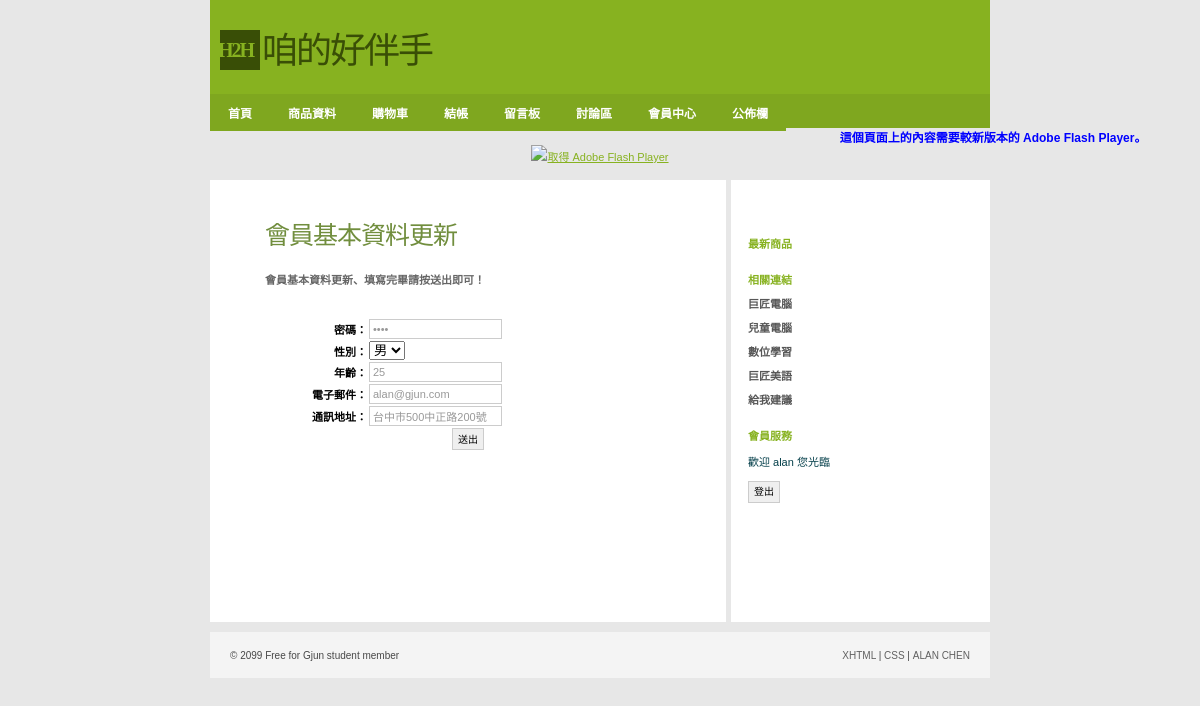
The page /Shop/modifydata.php (signed in) on the database as committed earlier.
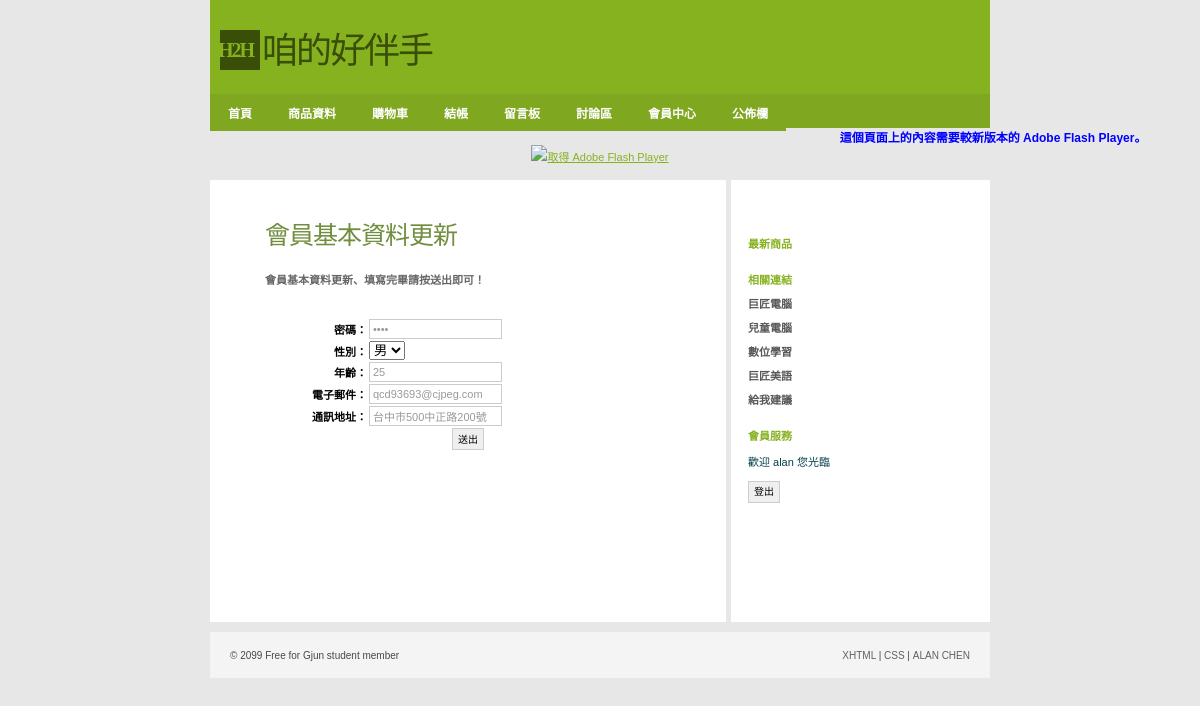
The same page on the database as committed later.
### tables this page shows
CREATE TABLE `user` (
  `userid` varchar(20) NOT NULL COMMENT '會員帳號',
  `password` varchar(20) NOT NULL COMMENT '密碼',
  `sex` enum('F','M') NOT NULL DEFAULT 'F' COMMENT '性別',
  `age` int(11) NOT NULL COMMENT '年齡',
  `mail` varchar(50) DEFAULT NULL COMMENT '電子郵件',
  `address` varchar(100) DEFAULT NULL COMMENT '通訊地址',
  `admin` enum('Y','N') NOT NULL DEFAULT 'N' COMMENT '管理員權限',
  `auth` enum('Y','N') NOT NULL DEFAULT 'N' COMMENT '會員是否驗證',
  `register` datetime NOT NULL COMMENT '註冊日期'
);

### Shop/modifydata.php (the view, shortened to what the changed rows need)
<?php require_once('../Connections/shop.php'); ?>
<?php
if (!function_exists("GetSQLValueString")) {
function GetSQLValueString($theValue, $theType, $theDefinedValue = "", $theNotDefinedValue = "")
{
  $theValue = function_exists("mysql_real_escape_string") ? mysql_real_escape_string($theValue) : mysql_escape_string($theValue);
  switch ($theType) {
    case "text":
      $theValue = ($theValue != "") ? "'" . $theValue . "'" : "NULL";
      break;
  }
  return $theValue;
}
}
$editFormAction = $_SERVER['PHP_SELF'];
if (isset($_SERVER['QUERY_STRING'])) {
  $editFormAction .= "?" . htmlentities($_SERVER['QUERY_STRING']);
}
$colname_Recordset1 = "-1";
if (isset($_SESSION['MM_Username'])) {
  $colname_Recordset1 = $_SESSION['MM_Username'];
}
$query_Recordset1 = sprintf("SELECT userid, password, sex, age, mail, address FROM `user` WHERE userid = %s", GetSQLValueString($colname_Recordset1, "text"));
$Recordset1 = mysql_query($query_Recordset1, $shop) or die(mysql_error());
$row_Recordset1 = mysql_fetch_assoc($Recordset1);
 session_start();?>
<!DOCTYPE html PUBLIC "-//W3C//DTD XHTML 1.0 Strict//EN"
"http://www.w3.org/TR/xhtml1/DTD/xhtml1-strict.dtd">
<html xmlns="http://www.w3.org/1999/xhtml">
<head>
<link rel="stylesheet" href="../css/styles.css" media="all" type="text/css" />
</head>
<body>
<div id="container">
  <div id="primaryContent">
    <h2>會員基本資料更新</h2>
    <form name="form1" id="form1" method="POST" action="<?php echo $editFormAction; ?>">
      <table width="100%" border="0">
        <tr>
          <th width="25%" align="right" scope="col">密碼：</th>
          <th align="left" scope="col"><label>
            <input name="password" type="password" id="password" value="<?php echo $row_Recordset1['password']; ?>" />
          </label></th>
        </tr>
        <tr>
          <th width="25%" align="right" scope="row">性別：</th>
          <td align="left"><label>
            <select name="sex" id="sex">
              <option value="M" <? if(!(strcmp("M",$row_Recordset1['sex']))){echo "selected";} ?>>男</option>
			</select>
          </label></td>
        </tr>
        <tr>
          <th width="25%" align="right" scope="row">年齡：</th>
          <td align="left"><input name="age" type="number" id="age" value="<?php echo $row_Recordset1['age']; ?>" /></td>
        </tr>
        <tr>
          <th width="25%" align="right" scope="row">電子郵件：</th>
          <td align="left"><input name="mail" type="text" id="mail" value="<?php echo $row_Recordset1['mail']; ?>" /></td>
        </tr>
        <tr>
          <th width="25%" align="right" scope="row">通訊地址：</th>
          <td align="left"><input name="address" id="address" value="<?php echo $row_Recordset1['address']; ?>" cols="32" rows="2"></td>
        </tr>
        <tr>
          <th colspan="2" align="center" scope="row"><button type="submit" name="button" id="button" value="送出" >送出</button>
          </th>
        </tr>
      </table>
    </form>
  </div>
        <br class="clear" />
</div>
</body>
</html>

Rows that differ between the two databases and show on the page:
changed user "台中市500中正路200號": mail "alan@gjun.com" → "qcd93693@cjpeg.com"
